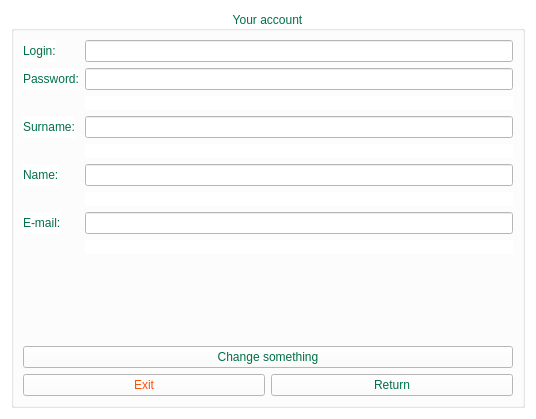
<?xml version="1.0" encoding="UTF-8"?>
<ui version="4.0">
 <class>accountInfo</class>
 <widget class="QWidget" name="accountInfo">
  <property name="geometry">
   <rect>
    <x>0</x>
    <y>0</y>
    <width>536</width>
    <height>419</height>
   </rect>
  </property>
  <property name="windowTitle">
   <string>Form</string>
  </property>
  <property name="styleSheet">
   <string notr="true">background:rgb(255, 255, 255);
Color: rgb(0, 112, 70);
font: 63 bold 12pt &quot;URW Gothic L&quot;;
</string>
  </property>
  <layout class="QGridLayout" name="gridLayout">
   <item row="0" column="0">
    <widget class="QGroupBox" name="groupBox">
     <property name="styleSheet">
      <string notr="true"/>
     </property>
     <property name="title">
      <string>Your account</string>
     </property>
     <property name="alignment">
      <set>Qt::AlignCenter</set>
     </property>
     <layout class="QVBoxLayout" name="verticalLayout">
      <item>
       <layout class="QFormLayout" name="formLayout">
        <item row="0" column="0">
         <widget class="QLabel" name="label">
          <property name="sizePolicy">
           <sizepolicy hsizetype="Preferred" vsizetype="Preferred">
            <horstretch>0</horstretch>
            <verstretch>0</verstretch>
           </sizepolicy>
          </property>
          <property name="styleSheet">
           <string notr="true">Color: rgb(0, 112, 70)</string>
          </property>
          <property name="text">
           <string>Login:</string>
          </property>
         </widget>
        </item>
        <item row="0" column="1">
         <widget class="QLineEdit" name="LoginLineEdit">
          <property name="styleSheet">
           <string notr="true">Color: rgb(0, 112, 70)</string>
          </property>
          <property name="text">
           <string notr="true"/>
          </property>
          <property name="echoMode">
           <enum>QLineEdit::Normal</enum>
          </property>
         </widget>
        </item>
        <item row="2" column="0">
         <widget class="QLabel" name="label_2">
          <property name="styleSheet">
           <string notr="true">
Color: rgb(0, 112, 70)</string>
          </property>
          <property name="text">
           <string>Password:</string>
          </property>
         </widget>
        </item>
        <item row="2" column="1">
         <widget class="QLineEdit" name="PasswordLineEdit">
          <property name="styleSheet">
           <string notr="true">Color: rgb(0, 112, 70)</string>
          </property>
          <property name="text">
           <string notr="true"/>
          </property>
          <property name="echoMode">
           <enum>QLineEdit::Normal</enum>
          </property>
         </widget>
        </item>
        <item row="4" column="0">
         <widget class="QLabel" name="label_3">
          <property name="styleSheet">
           <string notr="true">
Color: rgb(0, 112, 70)</string>
          </property>
          <property name="text">
           <string>Surname:</string>
          </property>
         </widget>
        </item>
        <item row="4" column="1">
         <widget class="QLineEdit" name="SurnameLineEdit">
          <property name="styleSheet">
           <string notr="true">Color: rgb(0, 112, 70)</string>
          </property>
          <property name="text">
           <string notr="true"/>
          </property>
          <property name="echoMode">
           <enum>QLineEdit::Normal</enum>
          </property>
         </widget>
        </item>
        <item row="6" column="0">
         <widget class="QLabel" name="label_4">
          <property name="styleSheet">
           <string notr="true">
Color: rgb(0, 112, 70)</string>
          </property>
          <property name="text">
           <string>Name:</string>
          </property>
         </widget>
        </item>
        <item row="6" column="1">
         <widget class="QLineEdit" name="NameLineEdit">
          <property name="styleSheet">
           <string notr="true">Color: rgb(0, 112, 70)</string>
          </property>
          <property name="text">
           <string notr="true"/>
          </property>
          <property name="echoMode">
           <enum>QLineEdit::Normal</enum>
          </property>
         </widget>
        </item>
        <item row="8" column="0">
         <widget class="QLabel" name="label_5">
          <property name="styleSheet">
           <string notr="true">
Color: rgb(0, 112, 70)</string>
          </property>
          <property name="text">
           <string>E-mail:</string>
          </property>
         </widget>
        </item>
        <item row="8" column="1">
         <widget class="QLineEdit" name="EmailLineEdit">
          <property name="styleSheet">
           <string notr="true">Color: rgb(0, 112, 70)</string>
          </property>
          <property name="text">
           <string notr="true"/>
          </property>
          <property name="echoMode">
           <enum>QLineEdit::Normal</enum>
          </property>
         </widget>
        </item>
        <item row="3" column="1">
         <widget class="QLabel" name="password_warn">
          <property name="styleSheet">
           <string notr="true">Background:rgb(255,255,255);
Color: rgb(255, 79, 0);
font: 63 bold 10pt &quot;URW Gothic L&quot;;</string>
          </property>
          <property name="text">
           <string/>
          </property>
         </widget>
        </item>
        <item row="5" column="1">
         <widget class="QLabel" name="surname_warn">
          <property name="styleSheet">
           <string notr="true">Background:rgb(255,255,255);
Color: rgb(255, 79, 0);
font: 63 bold 10pt &quot;URW Gothic L&quot;;</string>
          </property>
          <property name="text">
           <string/>
          </property>
         </widget>
        </item>
        <item row="7" column="1">
         <widget class="QLabel" name="name_warn">
          <property name="styleSheet">
           <string notr="true">Background:rgb(255,255,255);
Color: rgb(255, 79, 0);
font: 63 bold 10pt &quot;URW Gothic L&quot;;</string>
          </property>
          <property name="text">
           <string/>
          </property>
         </widget>
        </item>
        <item row="9" column="1">
         <widget class="QLabel" name="email_warn">
          <property name="styleSheet">
           <string notr="true">Background:rgb(255,255,255);
Color: rgb(255, 79, 0);
font: 63 bold 10pt &quot;URW Gothic L&quot;;</string>
          </property>
          <property name="text">
           <string/>
          </property>
         </widget>
        </item>
       </layout>
      </item>
      <item>
       <widget class="QPushButton" name="update">
        <property name="text">
         <string>Change something</string>
        </property>
       </widget>
      </item>
      <item>
       <layout class="QGridLayout" name="gridLayout_2">
        <item row="0" column="0">
         <widget class="QPushButton" name="ExitBtn">
          <property name="styleSheet">
           <string notr="true">Color: rgb(255, 79, 0);</string>
          </property>
          <property name="text">
           <string>Exit</string>
          </property>
         </widget>
        </item>
        <item row="0" column="1">
         <widget class="QPushButton" name="returnBtn">
          <property name="text">
           <string>Return</string>
          </property>
         </widget>
        </item>
       </layout>
      </item>
     </layout>
    </widget>
   </item>
  </layout>
 </widget>
 <resources/>
 <connections/>
</ui>
